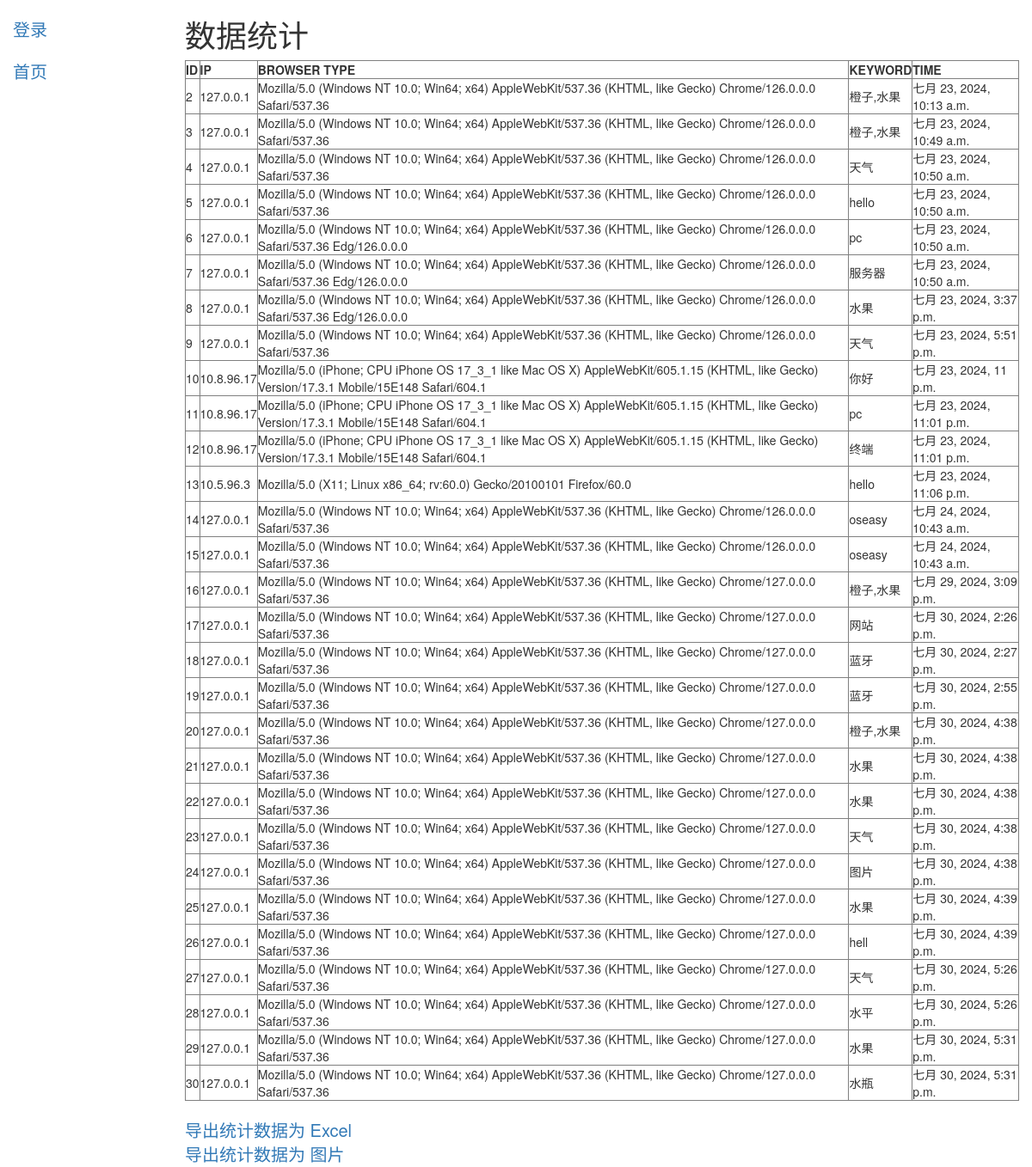
Before: /backend/statistics/ with the older database file.
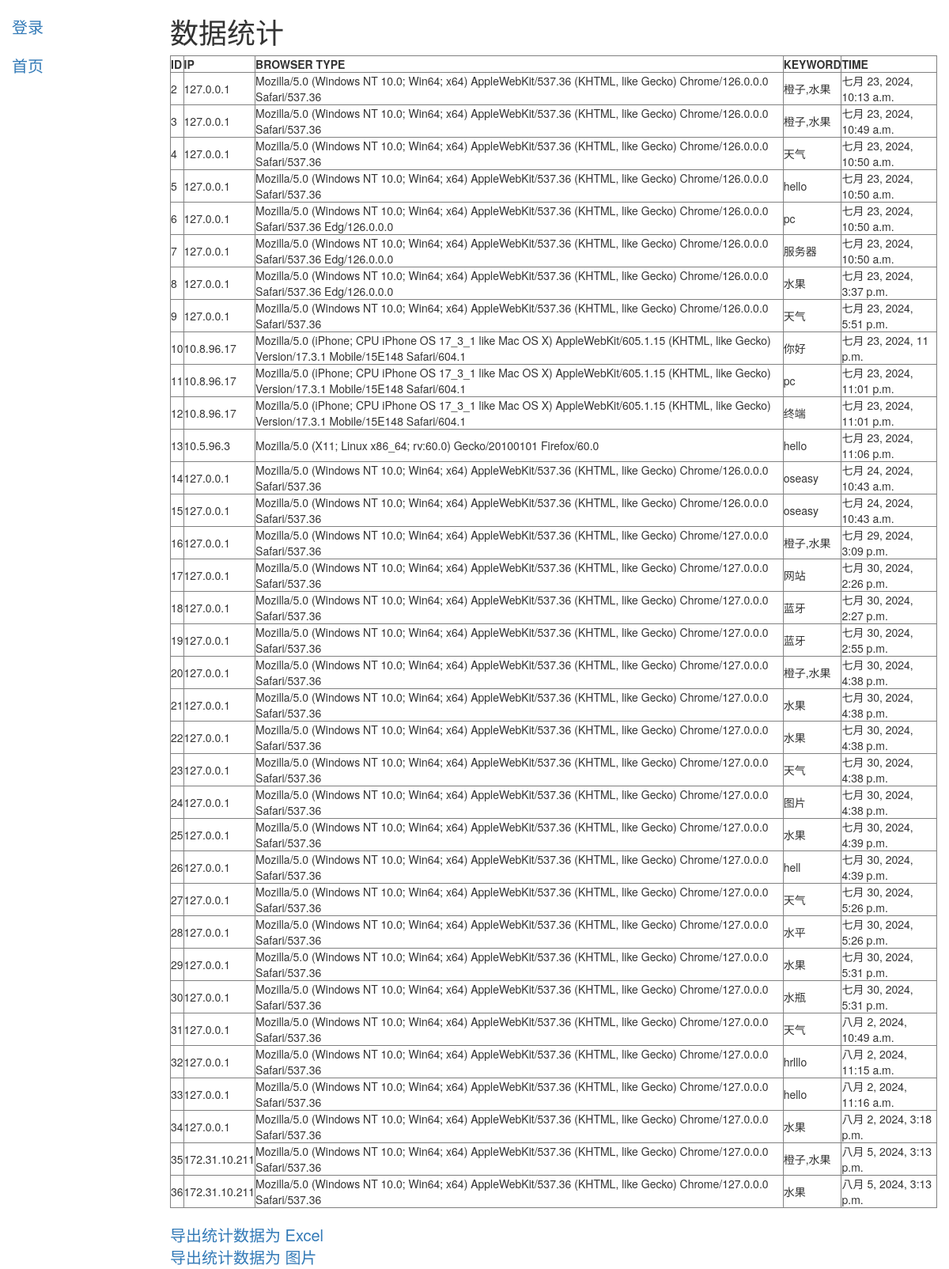
After: the same page with the newer database file.
### answer/models.py (models this page shows)
class Statistics(models.Model):
    ip_address = models.GenericIPAddressField()
    browser_type = models.CharField(max_length=255)
    keyword = models.CharField(max_length=255)
    timestamp = models.DateTimeField(auto_now_add=True)

### backend/views.py (the view)
# urls.py: path('statistics/', statistics_admin, name='statistics_admin'),
def statistics_admin(request):
    data = Statistics.objects.all()
    return render(request, 'statistics_admin.html', {'response': data})

### templates/statistics_admin.html
{% extends 'index.html' %}
{% block content %}
    <h1>数据统计</h1>
    <table border="1">
        <tr>
            <th>ID</th>
            <th>IP</th>
            <th>BROWSER TYPE</th>
            <th>KEYWORD</th>
            <th>TIME</th>
        </tr>
        {% for data in response %}
            <tr>
                <td>{{ data.id }}</td>
                <td>{{ data.ip_address }}</td>
                <td>{{ data.browser_type }}</td>
                <td>{{ data.keyword }}</td>
                <td>{{ data.timestamp }}</td>
            </tr>
        {% endfor %}
    </table>
    <div class="sidebar-nav">
        <li><a href="{% url 'data_excel' %}">导出统计数据为 Excel</a></li>
        <li><a href="{% url 'data_image' %}">导出统计数据为 图片</a></li>
    </div>
{% endblock %}

Changed rows visible on the page:
added Statistics: id "31", ip_address "127.0.0.1", browser_type "Mozilla/5.0 (Windows NT 10.0; Win64; x64) AppleWebKit/537.36 (KHTML, like Gecko) Chrome/127.0.0.0 Safari/537.36", keyword "天气", timestamp "八月 2, 2024, 10:49 a.m."
added Statistics: id "32", ip_address "127.0.0.1", browser_type "Mozilla/5.0 (Windows NT 10.0; Win64; x64) AppleWebKit/537.36 (KHTML, like Gecko) Chrome/127.0.0.0 Safari/537.36", keyword "hrlllo", timestamp "八月 2, 2024, 11:15 a.m."
added Statistics: id "33", ip_address "127.0.0.1", browser_type "Mozilla/5.0 (Windows NT 10.0; Win64; x64) AppleWebKit/537.36 (KHTML, like Gecko) Chrome/127.0.0.0 Safari/537.36", keyword "hello", timestamp "八月 2, 2024, 11:16 a.m."
added Statistics: id "34", ip_address "127.0.0.1", browser_type "Mozilla/5.0 (Windows NT 10.0; Win64; x64) AppleWebKit/537.36 (KHTML, like Gecko) Chrome/127.0.0.0 Safari/537.36", keyword "水果", timestamp "八月 2, 2024, 3:18 p.m."
added Statistics: id "35", ip_address "172.31.10.211", browser_type "Mozilla/5.0 (Windows NT 10.0; Win64; x64) AppleWebKit/537.36 (KHTML, like Gecko) Chrome/127.0.0.0 Safari/537.36", keyword "橙子,水果", timestamp "八月 5, 2024, 3:13 p.m."
added Statistics: id "36", ip_address "172.31.10.211", browser_type "Mozilla/5.0 (Windows NT 10.0; Win64; x64) AppleWebKit/537.36 (KHTML, like Gecko) Chrome/127.0.0.0 Safari/537.36", keyword "水果", timestamp "八月 5, 2024, 3:13 p.m."
